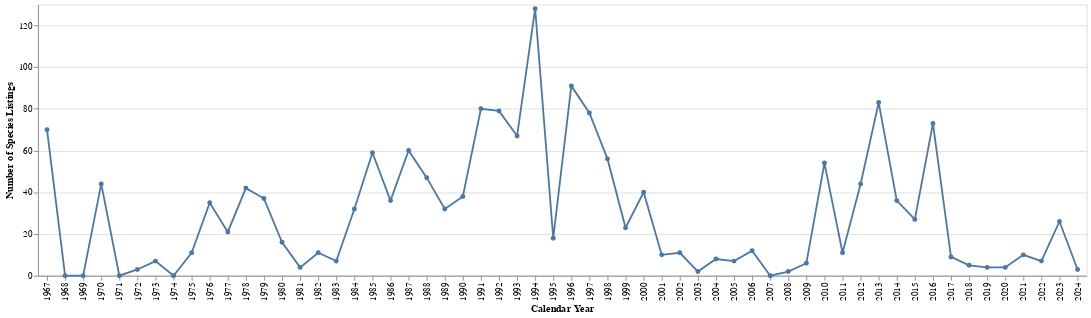

The cell this chart's notebook holds for it:
### Code cell
alt.Chart(data=df_listed).mark_line(point=True).encode(
    x="Calendar Year:N",
    y=alt.Y("Number of Species Listings:Q", scale=alt.Scale(zero=False))
)

### Figure 1 — Vega-Lite specification as saved in the notebook (floating-point values rounded to 4 significant figures)
{"config": {"view": {"continuousWidth": 300, "continuousHeight": 300}}, "data": {"name": "data-2fc7e87139f5d0c3acb326e98ec76e9f"}, "mark": {"type": "line", "point": true}, "encoding": {"x": {"field": "Calendar Year", "type": "nominal"}, "y": {"field": "Number of Species Listings", "scale": {"zero": false}, "type": "quantitative"}}, "$schema": "https://vega.github.io/schema/vega-lite/v5.17.0.json", "datasets": {"data-2fc7e87139f5d0c3acb326e98ec76e9f": [{"Calendar Year": 2024, "Number of Species Listings": 3}, {"Calendar Year": 2023, "Number of Species Listings": 26}, {"Calendar Year": 2022, "Number of Species Listings": 7}, {"Calendar Year": 2021, "Number of Species Listings": 10}, {"Calendar Year": 2020, "Number of Species Listings": 4}, {"Calendar Year": 2019, "Number of Species Listings": 4}, {"Calendar Year": 2018, "Number of Species Listings": 5}, {"Calendar Year": 2017, "Number of Species Listings": 9}, {"Calendar Year": 2016, "Number of Species Listings": 73}, {"Calendar Year": 2015, "Number of Species Listings": 27}, {"Calendar Year": 2014, "Number of Species Listings": 36}, {"Calendar Year": 2013, "Number of Species Listings": 83}, {"Calendar Year": 2012, "Number of Species Listings": 44}, {"Calendar Year": 2011, "Number of Species Listings": 11}, {"Calendar Year": 2010, "Number of Species Listings": 54}, {"Calendar Year": 2009, "Number of Species Listings": 6}, {"Calendar Year": 2008, "Number of Species Listings": 2}, {"Calendar Year": 2006, "Number of Species Listings": 12}, {"Calendar Year": 2005, "Number of Species Listings": 7}, {"Calendar Year": 2004, "Number of Species Listings": 8}, {"Calendar Year": 2003, "Number of Species Listings": 2}, {"Calendar Year": 2002, "Number of Species Listings": 11}, {"Calendar Year": 2001, "Number of Species Listings": 10}, {"Calendar Year": 2000, "Number of Species Listings": 40}, {"Calendar Year": 1999, "Number of Species Listings": 23}, {"Calendar Year": 1998, "Number of Species Listings": 56}, {"Calendar Year": 1997, "Number of Species Listings": 78}, {"Calendar Year": 1996, "Number of Species Listings": 91}, {"Calendar Year": 1995, "Number of Species Listings": 18}, {"Calendar Year": 1994, "Number of Species Listings": 128}, {"Calendar Year": 1993, "Number of Species Listings": 67}, {"Calendar Year": 1992, "Number of Species Listings": 79}, {"Calendar Year": 1991, "Number of Species Listings": 80}, {"Calendar Year": 1990, "Number of Species Listings": 38}, {"Calendar Year": 1989, "Number of Species Listings": 32}, {"Calendar Year": 1988, "Number of Species Listings": 47}, {"Calendar Year": 1987, "Number of Species Listings": 60}, {"Calendar Year": 1986, "Number of Species Listings": 36}, {"Calendar Year": 1985, "Number of Species Listings": 59}, {"Calendar Year": 1984, "Number of Species Listings": 32}, {"Calendar Year": 1983, "Number of Species Listings": 7}, {"Calendar Year": 1982, "Number of Species Listings": 11}, {"Calendar Year": 1981, "Number of Species Listings": 4}, {"Calendar Year": 1980, "Number of Species Listings": 16}, {"Calendar Year": 1979, "Number of Species Listings": 37}, {"Calendar Year": 1978, "Number of Species Listings": 42}, {"Calendar Year": 1977, "Number of Species Listings": 21}, {"Calendar Year": 1976, "Number of Species Listings": 35}, {"Calendar Year": 1975, "Number of Species Listings": 11}, {"Calendar Year": 1973, "Number of Species Listings": 7}, {"Calendar Year": 1972, "Number of Species Listings": 3}, {"Calendar Year": 1970, "Number of Species Listings": 44}, {"Calendar Year": 1967, "Number of Species Listings": 70}, {"Calendar Year": 1968, "Number of Species Listings": 0}, {"Calendar Year": 1969, "Number of Species Listings": 0}, {"Calendar Year": 1971, "Number of Species Listings": 0}, {"Calendar Year": 1974, "Number of Species Listings": 0}, {"Calendar Year": 2007, "Number of Species Listings": 0}]}}
